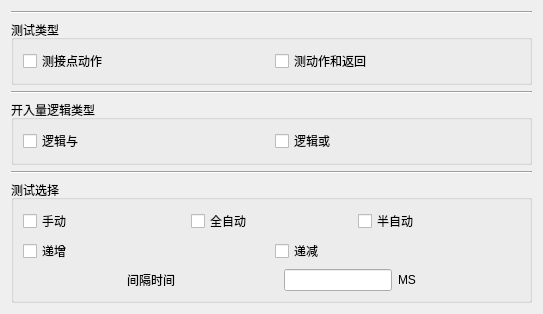
<?xml version="1.0" encoding="UTF-8"?>
<ui version="4.0">
 <class>ui_001</class>
 <widget class="QWidget" name="ui_001">
  <property name="geometry">
   <rect>
    <x>0</x>
    <y>0</y>
    <width>543</width>
    <height>288</height>
   </rect>
  </property>
  <property name="windowTitle">
   <string>Form</string>
  </property>
  <layout class="QVBoxLayout" name="all_layout">
   <item>
    <widget class="Line" name="line">
     <property name="orientation">
      <enum>Qt::Horizontal</enum>
     </property>
    </widget>
   </item>
   <item>
    <widget class="QGroupBox" name="test_type_group">
     <property name="title">
      <string>测试类型</string>
     </property>
     <layout class="QHBoxLayout" name="horizontalLayout">
      <item>
       <widget class="QCheckBox" name="_check_test_action">
        <property name="text">
         <string>测接点动作</string>
        </property>
       </widget>
      </item>
      <item>
       <widget class="QCheckBox" name="_check_test_action_back">
        <property name="text">
         <string>测动作和返回</string>
        </property>
       </widget>
      </item>
     </layout>
    </widget>
   </item>
   <item>
    <widget class="Line" name="line_2">
     <property name="orientation">
      <enum>Qt::Horizontal</enum>
     </property>
    </widget>
   </item>
   <item>
    <widget class="QGroupBox" name="test_open_group">
     <property name="title">
      <string>开入量逻辑类型</string>
     </property>
     <layout class="QHBoxLayout" name="horizontalLayout_2">
      <item>
       <widget class="QCheckBox" name="_check_open_and">
        <property name="text">
         <string>逻辑与</string>
        </property>
       </widget>
      </item>
      <item>
       <widget class="QCheckBox" name="_check_open_or">
        <property name="text">
         <string>逻辑或</string>
        </property>
       </widget>
      </item>
     </layout>
    </widget>
   </item>
   <item>
    <widget class="Line" name="line_3">
     <property name="orientation">
      <enum>Qt::Horizontal</enum>
     </property>
    </widget>
   </item>
   <item>
    <widget class="QGroupBox" name="test_group">
     <property name="title">
      <string>测试选择</string>
     </property>
     <layout class="QVBoxLayout" name="verticalLayout_2">
      <item>
       <layout class="QHBoxLayout" name="test_group_h_layout">
        <item>
         <widget class="QCheckBox" name="_check_mode_hand">
          <property name="text">
           <string>手动</string>
          </property>
         </widget>
        </item>
        <item>
         <widget class="QCheckBox" name="_check_mode_auto">
          <property name="text">
           <string>全自动</string>
          </property>
         </widget>
        </item>
        <item>
         <widget class="QCheckBox" name="_check_mode_h_a">
          <property name="text">
           <string>半自动</string>
          </property>
         </widget>
        </item>
       </layout>
      </item>
      <item>
       <layout class="QHBoxLayout" name="horizontalLayout_4">
        <item>
         <widget class="QCheckBox" name="_check_up">
          <property name="text">
           <string>递增</string>
          </property>
         </widget>
        </item>
        <item>
         <widget class="QCheckBox" name="_check_down">
          <property name="text">
           <string>递减</string>
          </property>
         </widget>
        </item>
       </layout>
      </item>
      <item>
       <layout class="QHBoxLayout" name="horizontalLayout_5">
        <item>
         <spacer name="horizontalSpacer">
          <property name="orientation">
           <enum>Qt::Horizontal</enum>
          </property>
          <property name="sizeHint" stdset="0">
           <size>
            <width>40</width>
            <height>20</height>
           </size>
          </property>
         </spacer>
        </item>
        <item>
         <widget class="QLabel" name="label">
          <property name="text">
           <string>间隔时间</string>
          </property>
         </widget>
        </item>
        <item>
         <spacer name="horizontalSpacer_3">
          <property name="orientation">
           <enum>Qt::Horizontal</enum>
          </property>
          <property name="sizeHint" stdset="0">
           <size>
            <width>40</width>
            <height>20</height>
           </size>
          </property>
         </spacer>
        </item>
        <item>
         <widget class="QLineEdit" name="_interval_time"/>
        </item>
        <item>
         <widget class="QLabel" name="label_2">
          <property name="text">
           <string>MS</string>
          </property>
         </widget>
        </item>
        <item>
         <spacer name="horizontalSpacer_2">
          <property name="orientation">
           <enum>Qt::Horizontal</enum>
          </property>
          <property name="sizeHint" stdset="0">
           <size>
            <width>40</width>
            <height>20</height>
           </size>
          </property>
         </spacer>
        </item>
       </layout>
      </item>
     </layout>
    </widget>
   </item>
  </layout>
 </widget>
 <resources/>
 <connections/>
</ui>
